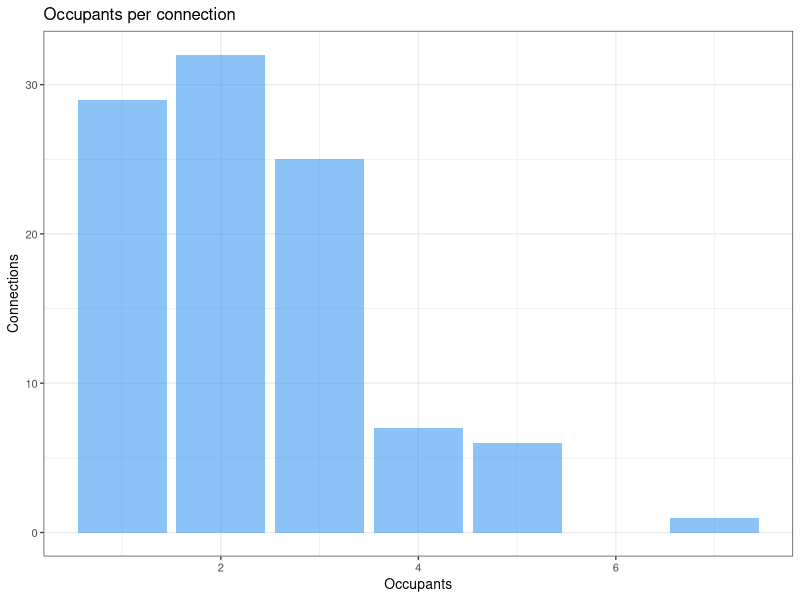

Source code (R): (Note: this script raises an error after producing the figure.)
# Simulate water consumption

library(tidyverse)

rm(list = ls())

# Boundary conditions
n <- 100 # Number of simulated meters
d <- 100 # Number of days to simulate
s <- as.POSIXct("2050-01-01", tz = "UTC") # Start of simulation

set.seed(1969) # Seed random number generator for reproducibility
rtu <- sample(1E6:2E6, n, replace = FALSE) # 6-digit id
offset <- sample(0:3599, n, replace = TRUE) # Unique Random offset for each RTU

# Number of occupants per connection
occupants <- rpois(n, 1.5) + 1

# Visualise
as_tibble(occupants) %>%
  ggplot(aes(occupants)) + 
  geom_bar(fill = "dodgerblue2", alpha = 0.5) +
  xlab("Occupants") + 
  ylab("Connections") +
  theme_bw(base_size = 10) +   
  labs(title = "Occupants per connection")

# Diurnal Curve
diurnal_au <- round(c(1.36, 1.085, 0.98, 1.05, 1.58, 3.87, 9.37, 13.3, 12.1, 10.3, 8.44, 7.04, 6.11, 5.68, 5.58, 6.67, 8.32, 10.0, 9.37, 7.73, 6.59, 5.18, 3.55, 2.11)) - 1

tdiff <- 11
diurnal_utc <- c(diurnal_au[(tdiff + 1): 24], diurnal_au[1:tdiff])

# Leaking properties
leaks <- rbinom(n, 1, prob = .1) * sample(10:50, n, replace = TRUE)
data.frame(device_id = rtu, leak = leaks) %>%
  subset(leak > 0)

# Digital metering data simulation
meter_reads <- matrix(ncol = 3, nrow = 24 * n * d)
colnames(meter_reads) <- c("device_id", "timestamp" , "count")

for (i in 1:n) {
  r <- ((i - 1) * 24 * d + 1):(i * 24 * d)
  meter_reads[r, 1] <- rep(rtu[i], each = (24 * d))
  meter_reads[r, 2] <- seq.POSIXt(s, by = "hour", length.out = 24 * d) + offset[i]
  meter_reads[r, 3] <- round(cumsum((rep(diurnal_utc * occupants[i], d) +
                                     leaks[i]) * runif(24 * d, 0.9, 1.1)) / 5)
}

meter_reads <- as_tibble(meter_reads) %>%
  mutate(timestamp = as.POSIXct(timestamp, origin = "1970-01-01", tz = "UTC"))

# Set missing indicator
meter_reads <- mutate(meter_reads, remove = 0)

# Define faulty RTUs (2% of the fleet)
faulty <- rtu[rbinom(n, 1, prob = 0.02) == 1]
meter_reads$remove[meter_reads$device_id %in% faulty] <- 
  rbinom(sum(meter_reads$device_id %in% faulty), 1, prob = .5)

# Data loss
missing <- sample(1:(nrow(meter_reads) - 5), 0.005 * nrow(meter_reads))
for (m in missing){
  meter_reads[m:(m + sample(1:5, 1)), "remove"] <- 1
}

# Remove missing reads
meter_reads <- filter(meter_reads, remove == 0) %>%
  select(-remove)

# Write to disk
write_csv(meter_reads, "data/meter_reads.csv")

##Visualise
filter(meter_reads, device_id %in% sample(faulty, 1)) %>%
  mutate(timestamp = as.POSIXct(format(timestamp,
                                       tz = "Australia/Melbourne"))) %>%
  filter(timestamp >= as.POSIXct("2050-02-06") &
         timestamp <= as.POSIXct("2050-02-08")) %>%
  arrange(device_id, timestamp) %>%
  ggplot(aes(x = timestamp, y = count, colour = factor(device_id))) +
  geom_line() + 
  geom_point()
